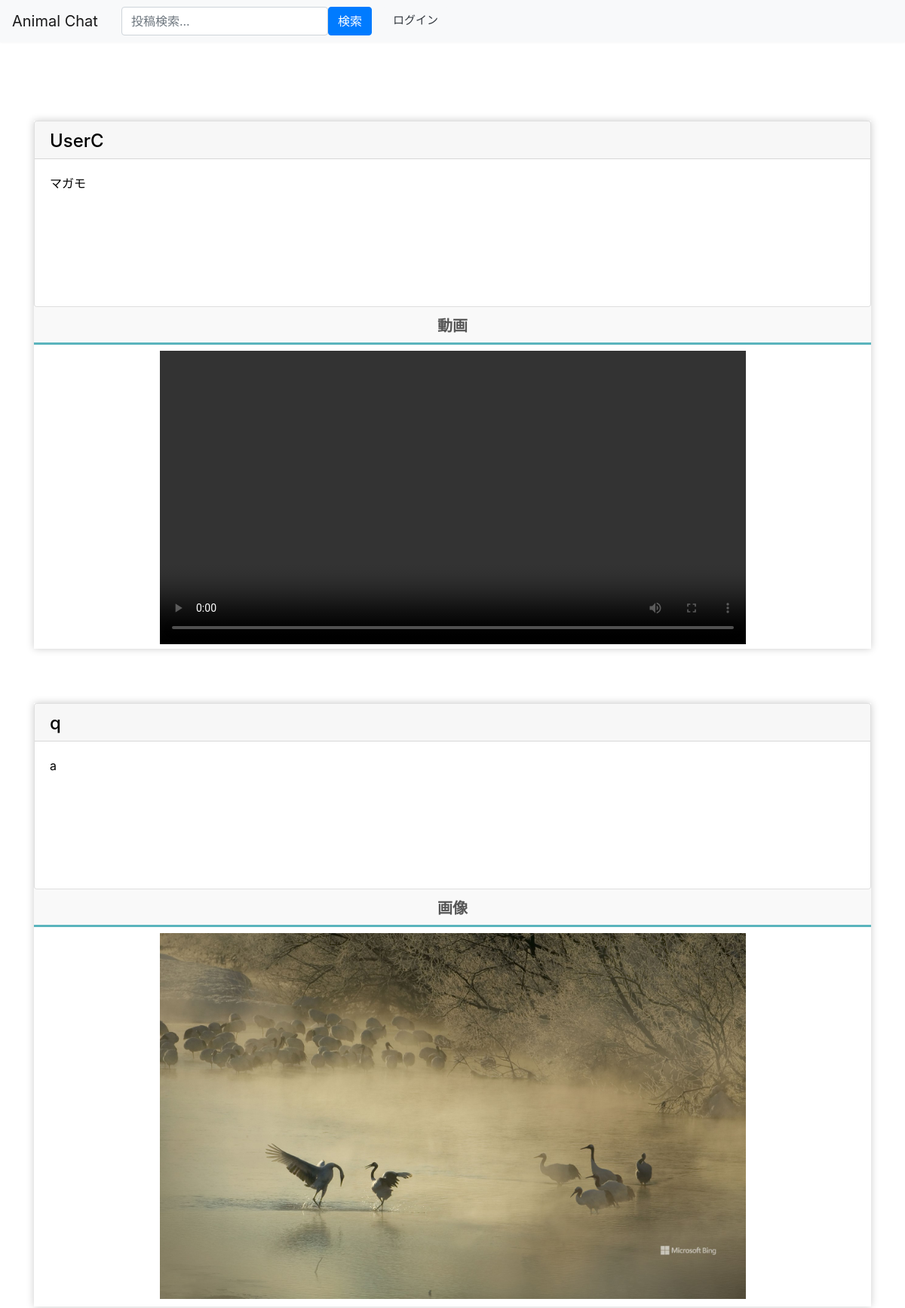
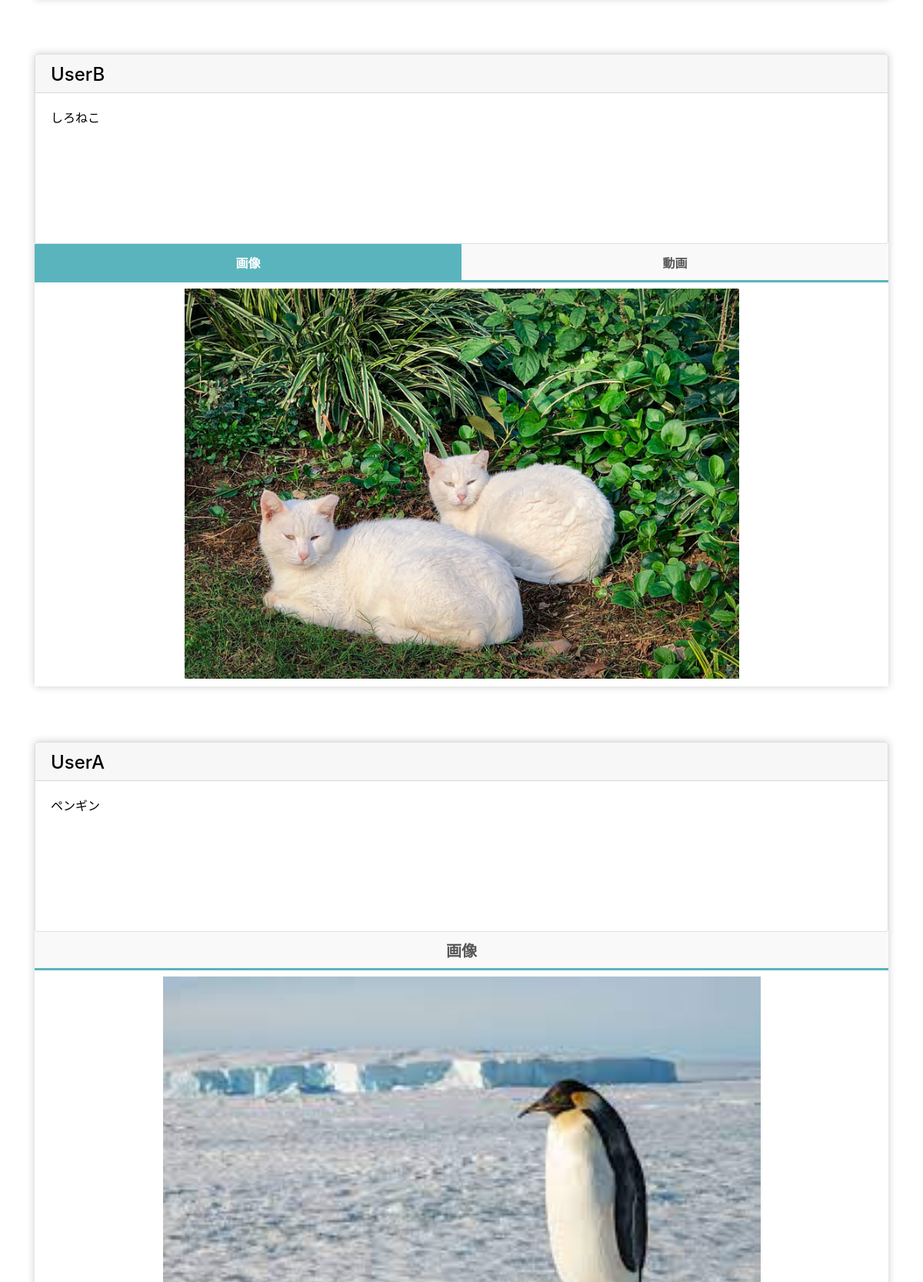
/post/posts_search/ (upper part), run on the app's committed database (2 pictures, top to bottom).
### post/models.py (models this page shows)
class PostInfo(models.Model): # 投稿IDは自動でつく
    account_id = models.ForeignKey(User, on_delete=models.CASCADE) # アカウントID　外部キー
    post = models.CharField('post', max_length=300) # 投稿文　文字数300文字
    post_date = models.DateTimeField('post_date', max_length=12, default=timezone.now) # 投稿日時
    image = models.ImageField(upload_to='img/post', verbose_name='画像', null=True, blank=True)
    video = models.FileField(upload_to='video/post',  verbose_name='動画', null=True, blank=True)
    def __str__(self):
        return self.post

### accounts/models.py (models this page shows)
class User(AbstractBaseUser, PermissionsMixin):
    screen_name = models.CharField(
        gettext_lazy('アカウント名'),
        max_length=128,
        default='',
        blank=True,
        help_text=gettext_lazy('128文字以内で入力してください'),
    )
    email = models.EmailField(gettext_lazy('メールアドレス'), unique=True)
    is_staff = models.BooleanField(
        gettext_lazy('staff status'),
        default=False,
        help_text=gettext_lazy('Designates whether the user can log into this admin site.'),
    )
    is_active = models.BooleanField(
        gettext_lazy('active'),
        default=True,
        help_text=gettext_lazy(
            'Designates whether this user should be treated as active. Unselect this instead of deleting accounts.'
        ),
    )
    date_joined = models.DateTimeField(gettext_lazy('date joined'), default=timezone.now)
    objects = CustomUserManager()
    points = models.IntegerField(
        default=0,
        blank=True,
        null=True,
    )
    pt_give = models.IntegerField(
        default=0,
        blank=True,
        null=True,
    )
    icon = models.ImageField(
        upload_to='icon',
        verbose_name='画像',
        null=True,
        blank=True,
        default="icon/default.png",
    )
    profile = models.TextField(
        gettext_lazy('プロフィール'),
        max_length=200,
        null=True,
        default='',
        blank=True,
        help_text=gettext_lazy('200文字以内で入力してください'),
    )
    USERNAME_FIELD = 'email'
    REQUIRED_FIELDS = []
    class Meta:
        verbose_name = gettext_lazy('user')
        verbose_name_plural = gettext_lazy('users')
    def __str__(self):
        return self.__unicode__()
    def __unicode__(self):
        return self.screen_name or self.email

### post/views.py (the view)
# urls.py: path('posts_search/', views.PostSearchPageView.as_view(), name='posts_search'),
class PostSearchPageView(ListView):
    template_name = '../templates/post/post_search.html'
    model = PostInfo # 投稿情報モデル
    context_object_name = 'posts' # コンテキスト名
    def get_queryset(self, **kwargs): # モデルから情報を取得
        queryset = super().get_queryset(**kwargs) # 全取得
        keyword = self.request.GET.get('keyword') # 検索ワード取得
        if keyword is not None:
            queryset = queryset.filter(post__icontains=keyword) # 部分一致で検索
        queryset = queryset.order_by('-post_date') # 投稿降順で並び替え
        return queryset
    def get_context_data(self,**kwargs):
        context = super().get_context_data(**kwargs)
        context["myid"] = self.request.user.id
        print(context)
        return context

### templates/post/post_search.html (shortened to what this page needs)
{% extends 'base.html' %}
{% block content %}
<div class="row justify-content-center">
        <div class="col-12">
            <div class="row">&nbsp&nbsp&nbsp
            </div>
            <br>
            <div class="row">
                <div class="col-12">
                    <div class="main-container">
                        <div class="post-section">
                            <br>
                            <br>
                {% if posts %}
                {% for post in posts %}
                <div class="post">
                    <div class="tabs">
                        <div>
                            <div class="card">
                                {%if post.account_id_id == myid%}
                                <a href='{% url 'accounts:mypage' %}' style="color:black;text-decoration-color: gray;">
                                {% else %}
                                <a href='{% url 'accounts:user_detail' post.account_id_id %}' style="color:black;text-decoration-color: gray;">
                                {% endif %}
                                    <div class="card-header" style="height:50px;width:auto;">
                                        <h4>{{ post.account_id }}</h4>
                                    </div>
                                </a>
                                <a href='{% url 'post:posts_detail' post.pk %}' style="color:black;text-decoration-color: gray; text-decoration:none;" onMouseOut="this.style.background='none';" onMouseOver="this.style.background='#EEEEEE';">
                                    <div class="card-body" style="height:195px;">
                                        <div class="post-content">
                                            <p>{{post.post}}</p>
                                        </div>
                                    </div>
                                </a>
                            </div>
                        </div>
                        {% if post.image and post.video %}
                            <div>
                                <label class="tab_item" for="programming{{ forloop.counter }}">画像</label>
                                <label class="tab_item" for="design{{ forloop.counter }}">動画</label>
                                <div class="tab_content" id="programming_content" style="margin-left: auto;margin-right: auto;width:100%;vertical-align: middle;height:100%;">
                                    <div style="text-align:center;">
                                        <img src="/media/{{ post.image }}" style="object-fit: contain; width: 70%; height: 70%;">
                                    </div>
                                </div>
                            </div>
                        {% elif post.image and not post.video %}
                            <div>
                                <label class="tab_item2" for="programming">画像</label>
                                <div style="text-align:center;vertical-align: middle;padding: 0 0 10px;">
                                    <img src="/media/{{ post.image }}" style="object-fit: contain; width: 70%; height: 70%;">
                                </div>
                            </div>
                        {% elif post.video and not post.image %}
                            <div>
                                <label class="tab_item2" for="programming">動画</label>
                                <div style="text-align:center;">
                                    <video id="video" src="/media/{{ post.video }}" controls style="object-fit: contain; width: 70%; height: 70%;" controlsList="nodownload" oncontextmenu="return false;"></video>
                                </div>
                            </div>
                        {% endif %}
                    </div>
                    <br>
                    <br>
                    <br>
                </div>
                {% endfor %}
                {% else %}
                 投稿はありません。
                {% endif %}
                <br>
                    </div>
                </div>
            </div>
        </div>
</div>
{% endblock %}

### data on the page
PostInfo: account_id "UserC", post "マガモ"
PostInfo: account_id "q", post "a", image (picture)
PostInfo: account_id "UserB", post "しろねこ", image (picture)
PostInfo: account_id "UserA", post "ペンギン", image (picture)
